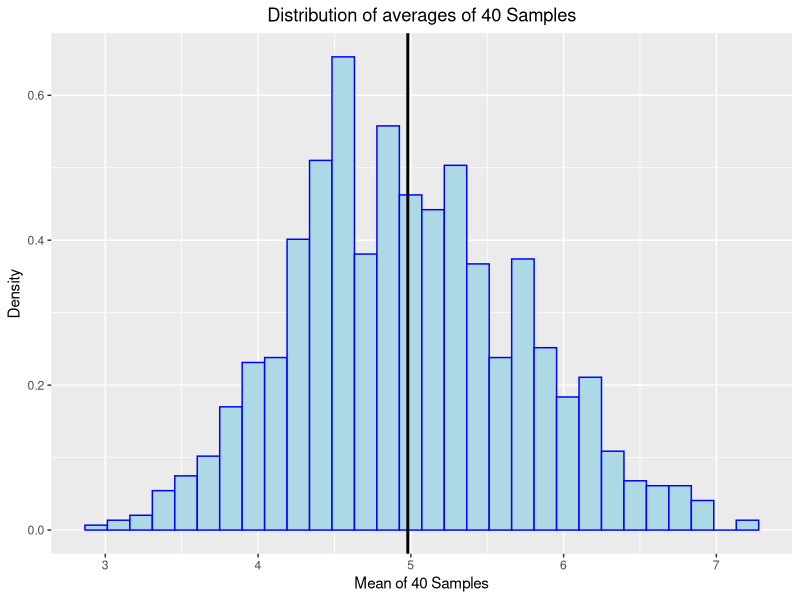
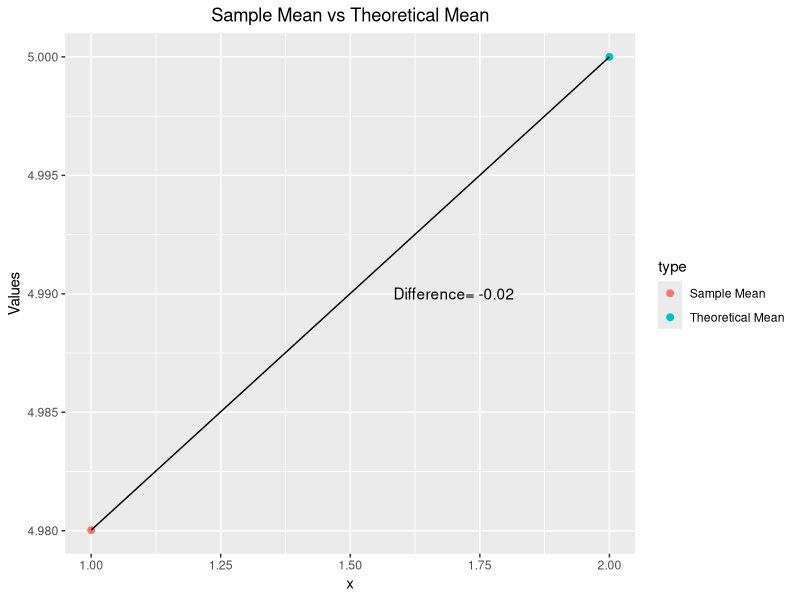
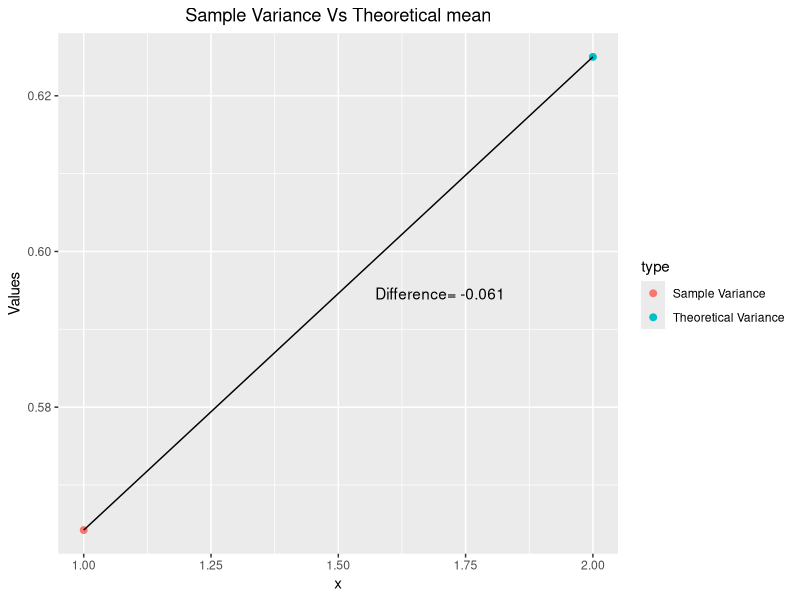
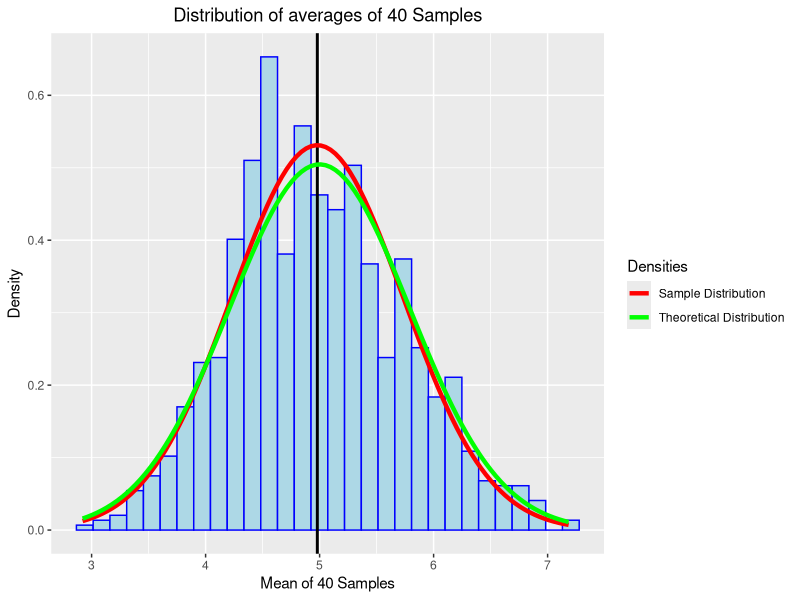
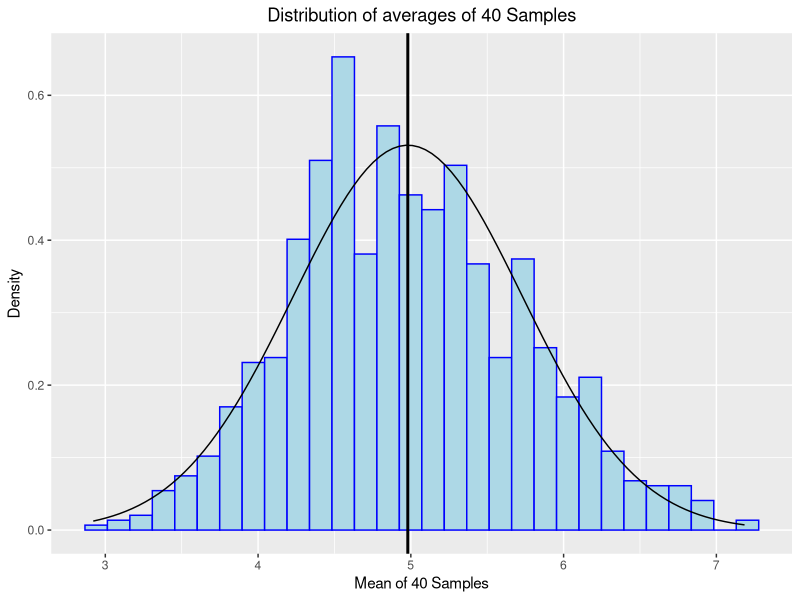

Source code (R) for these figures, in order:
## ---- chunk 1
library(ggplot2)
n <- 40
lambda <- 0.2
n_sims <- 1000
sim_data <- data.frame(x=replicate(n_sims,mean(rexp(n,lambda))))
## ---- chunk 2
g <- ggplot(data=sim_data,aes(x))
g + geom_histogram(fill="lightblue",bins = 30,color="blue",aes(y=..density..))+
  geom_vline(xintercept = mean(sim_data$x),color="black",size=1) +
  labs(title = "Distribution of averages of 40 Samples", x = "Mean of 40 Samples", y = "Density")+
  theme(plot.title = element_text(hjust = 0.5))
## ---- chunk 3
sample_mean <- mean(sim_data$x)
theoretical_mean <- 1/lambda
## ---- chunk 4
ggplot(data=data.frame(x=c(1,2),Values=c(sample_mean,theoretical_mean),type=c("Sample Mean",
                                                                   "Theoretical Mean")),
       aes(x=x,y=Values))+ geom_point(size=2.0,aes(colour=type)) +geom_line(aes(y=Values,x=x))+
       annotate("text", x = 1.70, y = (sample_mean+theoretical_mean)/2, label = paste("Difference=",
                                                          round(sample_mean-theoretical_mean,3)))+
       labs(title="Sample Mean vs Theoretical Mean")+ theme(plot.title = 
                                                              element_text(hjust = 0.5))

## ---- chunk 5
sample_variance <- var(sim_data$x)
theoretical_variance <- (1/lambda)^2 /n
## ---- chunk 6
ggplot(data=data.frame(x=c(1,2),Values=c(sample_variance,theoretical_variance),type=c("Sample Variance",
                                                                   "Theoretical Variance")),
       aes(x=x,y=Values))+ geom_point(size=2.0,aes(colour=type)) +geom_line(aes(y=Values,x=x))+
  annotate("text", x = 1.70, y = (sample_variance+theoretical_variance)/2, 
           label = paste("Difference=",round(sample_variance-theoretical_variance,3))) +
  theme(plot.title = element_text(hjust = 0.5)) + 
  labs(title="Sample Variance Vs Theoretical mean")

## ---- chunk 7

g <- ggplot(data=sim_data,aes(x))
g + geom_histogram(fill="lightblue",bins = 30,color="blue",aes(y=..density..))+
  geom_vline(xintercept = mean(sim_data$x),color="black",size=1) +
  labs(title = "Distribution of averages of 40 Samples", x = "Mean of 40 Samples", 
       y = "Density")+ theme(plot.title = element_text(hjust = 0.5)) + 
  stat_function(fun = dnorm,args = list(mean = sample_mean, sd = sample_variance^0.5),
                aes(color="Sample Distribution"), size = 1.5) + 
  stat_function(fun = dnorm,args = list(mean = theoretical_mean, sd = theoretical_variance^0.5),
                aes(color="Theoretical Distribution"), size = 1.5)+
  scale_colour_manual(values=c("Theoretical Distribution"="green", 
                               "Sample Distribution"="red"), name="Densities")

## ---- chunk 8
g <- ggplot(data=sim_data,aes(x))
g + geom_histogram(fill="lightblue",bins = 30,color="blue",aes(y=..density..))+
  geom_vline(xintercept = mean(sim_data$x),color="black",size=1) +
  labs(title = "Distribution of averages of 40 Samples", x = "Mean of 40 Samples", 
       y = "Density")+ theme(plot.title = element_text(hjust = 0.5)) + 
  stat_function(fun = dnorm,args = list(mean = sample_mean, sd = sample_variance^0.5))
